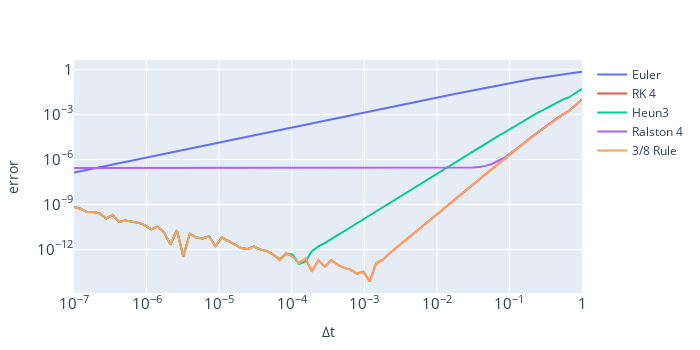

The notebook cell this image was saved under:
### Code cell
t1 = scatter(x=deltat_max, y=euler_error, mode="lines", name="Euler")
t2 = scatter(x=deltat_max, y=heun3_error, mode="lines", name="Heun3 ")
t3 = scatter(x=deltat_max, y=ralston4_error, mode="lines", name="Ralston 4")
t4 = scatter(x=deltat_max, y=rk4_error, mode="lines", name="RK 4")
t5 = scatter(x=deltat_max, y=three_eighths_rule_error, mode="lines", name="3/8 Rule")

layout = Layout(
    xaxis_type="log",
    xaxis_exponentformat="power",
    xaxis_title="Δt",
    yaxis_type="log",
    yaxis_exponentformat="power",
    yaxis_title="error",
    width=700, height=350,
    )
data = [t1, t4, t2, t3, t5]

plot(data, layout)
